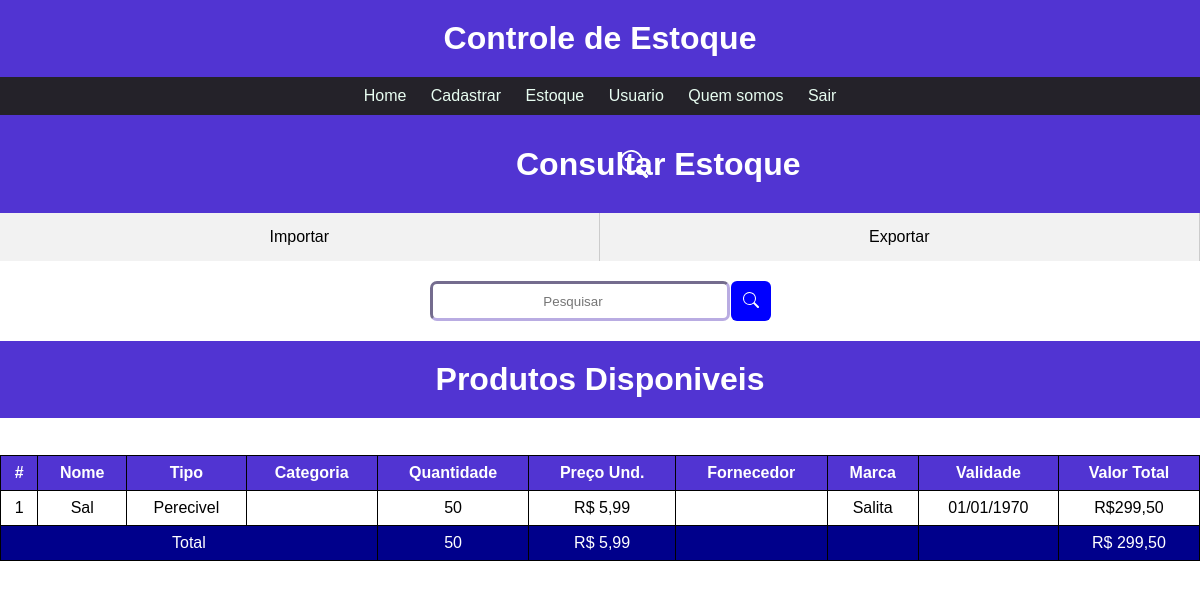
The app's page /users/Login/users/produto/consulta/produtos.php (signed in) with its own data.
### tables this page shows
create table produto(
	id int primary key auto_increment not null,
    nome varchar(50),
    tipo varchar(20),
    categoria varchar(20),
    quantidade int default 0,
    preco float,
    fornecedor varchar(45),
    marca varchar(50),
    data_validade date,
    status_cadastro datetime,
    id_usuario int,
    foreign key (id_usuario) references Usuario(id)
);

### users/Login/users/produto/consulta/produtos.php (the view, shortened to what this page needs)
<?php
 require_once('../../../config/conexao.php');
     $id_usuario = $_SESSION['id_usuario'];
 if(!empty($_GET['search']) or $_GET)
 {
     $data = $_GET['search'];
     $sql = "SELECT * FROM produto WHERE  (id LIKE '%$data%' or nome LIKE '%$data%' or tipo LIKE '%$data%'or categoria LIKE '%$data%' or fornecedor LIKE '%$data%'  or marca LIKE '%$data%' or data_validade LIKE '%$data%') and  id_usuario ='$id_usuario'";
 }
 else{
     $sql = "SELECT * FROM produto WHERE id_usuario ='$id_usuario'";
 }
 $result = $conn->query($sql);
?>
<!DOCTYPE html>
<html lang="pt-br">
    <head>
        <link rel="stylesheet" href="../../../css/style.css">
    </head>
    <body>
        <div class="topo">
            <ul>
                <h1>Controle de Estoque</h1>
            </ul>
        </div>
        <nav class="menu">
            <ul class="opcoes">
                <li><a href="../../../index.php">Home</a></li>
                <li>
                    <a href="#">Cadastrar</a>
                </li>
                <li ><a href="#" >Estoque</a>
                </li>
                <li><a href="#">Usuario</a>
                </li>
                <li><a href="#">Quem somos</a></li>
                <li><a href="../../Login/login.php">Sair</a></li>
            </ul>
        </nav>
        <div class="title">
            <h1 class="home">Consultar Estoque</h1>
        </div>
        <div>
            <ul class="divisao2">
                <li><a href="./config/importar.php">Importar</a></li>
                <li><a href="./config/gerar_planilha.php">Exportar</a></li>
            </ul>
        </div>
        <div class="divisao3">
            <div class="pesquisa">
                <input type="search" class='form-control' placeholder="Pesquisar" id="pesquisar" >
                <button onclick="searchData()" class="pes">
                </button>
            </div>
        </div>
    <div class="divisao1" >
        <?php
            if($result->num_rows <= 0)
            {
                $te= "Estoque Vazio";
            }
            else
            {
                $te = "Produtos Disponiveis";
            }
            ?>
            <h1><?php echo $te ?></h1>
    </div>
    <div class="oi">
        <h1> <br></h1>
    </div>
    <table class="tabela">
        <tr>
        <th scope="col">#</th>
            <th scope="col">Nome</th>
            <th scope="col">Tipo</th>
            <th scope="col">Categoria</th>
            <th scope="col">Quantidade</th>
            <th scope="col">Preço Und.</th>
            <th scope="col">Fornecedor</th>
            <th scope="col">Marca</th>
            <th scope="col">Validade</th>
            <th scope="col">Valor Total</th>
        </tr >
        <tbody >
            <?php
                $total1 = 0;
                $total2 = 0;
                $total3 = 0;
                while($user_data = mysqli_fetch_assoc($result)){
                    $somit = $user_data['preco'] * $user_data['quantidade'];
                    $total1 += $user_data['quantidade'];
                    $total2 += $user_data['preco'] ;
                    $total3 += $user_data['preco'] * $user_data['quantidade'];
                    $data = date('d/m/Y',strtotime($user_data['data_validade']));
                    echo "<tr>";
                    echo "<td>" . $user_data['id'] . "</td>";
                    echo "<td>" . $user_data['nome'] . "</td>";
                    echo "<td>" . $user_data ['tipo'] . "</td>" ;
                    echo "<td>" . $user_data ['categoria'] . "</td>" ;
                    echo "<td>" . $user_data['quantidade'] . "</td>";
                    echo "<td>R$ " . number_format($user_data['preco'],2,",",".") . "</td>";
                    echo "<td>" . $user_data ['fornecedor'] . "</td>" ;
                    echo "<td> " . $user_data['marca'] ."</td>";
                    echo "<td>" . $data . "</td>" ;
                    echo "<td>R$". number_format($somit,2,",",".") ."</td>";
                    };
                ?>
                <tr>
                   <td colspan="4" style="background-color:darkblue;color:white">Total</td>
                   <td style="background-color:darkblue;color:white"><?php echo $total1;?></td>
                   <td style="background-color:darkblue;color:white">R$ <?php echo number_format($total2,2,",",".");?></td>
                   <td style="background-color:darkblue;color:white"></td>
                   <td style="background-color:darkblue;color:white"></td>
                   <td style="background-color:darkblue;color:white"></td>
                   <td style="background-color:darkblue;color:white">R$ <?php echo number_format($total3,2,",",".");?></td>
                </tr>
        </tbody>
    </table>
</body>
</html>

### css/style.css (style rules this page uses)
:root { --cor-fundo: rgb(36, 34, 41); --cor-primaria: rgb(232, 253, 241); --cor-hover: rgb(185, 172, 226); --cor-principal: #5134d2; }
* { font-family: "Ubuntu", sans-serif; margin: 0; padding: 0; box-sizing: border-box; }
body { font-family: sans-serif; margin: 0; padding: 0; }
.topo { background-color: var(--cor-principal); padding-top: 20px; padding-bottom: 20px; color: aliceblue; }
.topo h1 { text-align: center; }
.opcoes { list-style-type: none; padding: 0; }
.menu ul { background-color: var(--cor-fundo); }
.menu ul li { display: inline; position: relative; }
.menu ul li a { color: var(--cor-primaria); text-decoration: none; display: inline-block; padding: 10px; text-align: center; }
.divisao1 { background-color: var(--cor-principal); padding-top: 20px; padding-bottom: 20px; text-align: center; color: white; }
.menu { text-align: center; }
.divisao2 { list-style: none; margin: 0; padding: 0; display: flex; background-color: #f2f2f2; }
.divisao2 li { flex-grow: 1; text-align: center; }
.divisao2 li a { display: block; padding: 15px; color: black; text-decoration: none; border-right: 1px solid #ccc; transition: background-color 200ms ease-in-out; }
.divisao3 { padding-top: 20px; padding-bottom: 20px; }
.pesquisa { display: flex; justify-content: center; gap: 1px; }
input[type="search"] { width: 25%; height: 40px; background-color: white; border-radius: 7px; border: inset; border-color: var(--cor-hover); text-align: center; }
.pes { color: white; border-radius: 6px; background-color: blue; height: 40px; border: none; width: 40px; }
.tabela { font-family: Arial, Helvetica, sans-serif; border: 1px solid black; border-radius: 15px 15px 0 0; width: 100%; border-collapse: collapse; text-size-adjust: 5px; }
th { background-color: var(--cor-principal); color: white; border: 1px solid black; padding: 8px; border-collapse:inherit; }
td { border: 1px solid black; padding: 8px; text-align: center; }
h1 { color: white; }
.home { display: flex; text-align: center; margin-left: 43%; margin-top: -32px; }
.title { background-color: var(--cor-principal); padding-bottom: 30px; padding-top: 30px; }
.title svg { margin-top: 5px; display: flex; margin-left: 40%; color: white; }

### records on screen
produto: id "1", nome "Sal", tipo "Perecivel", quantidade "50", preco "5,99", marca "Salita", data_validade "01/01/1970", somit "299,50"

### other values on screen
$te "Produtos Disponiveis"
$total1 "50"
$total2 "5,99"
$total3 "299,50"
